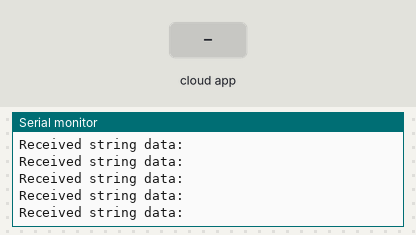
A program run on a simulated ESP32. Shown: the last lines printed to the serial monitor. Inputs (shaded band) come from the test bench. WiFi joins after 1.5 s; servers stay silent unless stated; the Firebase database answers and starts empty.

Above: at 2.7 s.
2.8 s: the phone or cloud app sets stringData1 to 0
At 2.99 s:
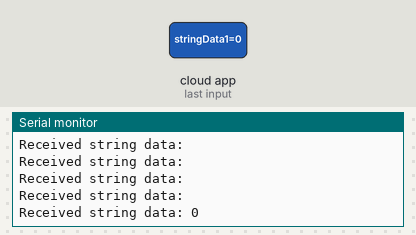
5.8 s: the phone or cloud app sets stringData1 to 1
At 5.99 s:
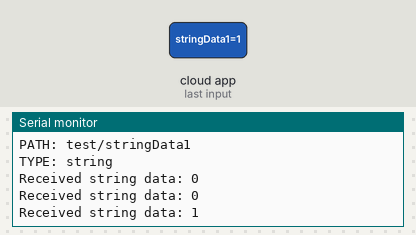

Measured:
- after the input at 2.8 s, the serial monitor: prints a new line after 0.06 s (image 1)
- after the input at 5.8 s, the serial monitor: prints a new line after 0.06 s (image 2)

The program:

main.cpp
```cpp
#include <Arduino.h>
#include <WiFi.h>
#include <Firebase_ESP_Client.h>

// Provide the token generation process info.
#include "addons/TokenHelper.h"
// Provide the RTDB payload printing info and other helper functions.
#include "addons/RTDBHelper.h"

// Wi-Fi and Firebase credentials
#define WIFI_SSID "Ravishka_Msi"
#define WIFI_PASSWORD "123456789"
#define API_KEY "AIzaSyCRIWwPiypjo5ukFPfwUAszsIcpa1_xFkg"
#define DATABASE_URL "https://smart-water-pump-8fa44-default-rtdb.firebaseio.com"

// Firebase objects
FirebaseData fbdo;
FirebaseAuth auth;
FirebaseConfig config;

unsigned long lastSendMillis = 0;

// Timers for separate calls
unsigned long floatDataTimer = 0;
unsigned long stringDataTimer = 0;
const unsigned long interval = 5000; // 5 seconds between each type of data send

bool signupOK = false;

void setup() {
  Serial.begin(115200);
  WiFi.begin(WIFI_SSID, WIFI_PASSWORD);
  Serial.print("Connecting to Wi-Fi");
  while (WiFi.status() != WL_CONNECTED) {
    Serial.print(".");
    delay(300);
  }
  Serial.println();
  Serial.print("Connected with IP: ");
  Serial.println(WiFi.localIP());
  Serial.println();

  // Assign Firebase config
  config.api_key = API_KEY;
  config.database_url = DATABASE_URL;

  // Sign up to Firebase
  if (Firebase.signUp(&config, &auth, "", "")) {
    Serial.println("Firebase Connected");
    signupOK = true;
  } else {
    Serial.printf("%s\n", config.signer.signupError.message.c_str());
  }

  // Firebase token status callback
  config.token_status_callback = tokenStatusCallback;
  Firebase.begin(&config, &auth);
  Firebase.reconnectWiFi(true);
}

// Send an integer to Firebase
void send_int(int intdata, String intpath) {
  if (Firebase.ready() && signupOK) {
    if (Firebase.RTDB.setInt(&fbdo, intpath, intdata)) {
      Serial.println("PASSED");
      Serial.println("PATH: " + fbdo.dataPath());
      Serial.println("TYPE: " + fbdo.dataType());
    } else {
      Serial.println("FAILED");
      Serial.println("REASON: " + fbdo.errorReason());
    }
  }
}

// Send a float to Firebase
void send_float(float floatdata, String floatpath) {
  if (Firebase.ready() && signupOK) {
    if (Firebase.RTDB.setFloat(&fbdo, floatpath, floatdata)) {
      Serial.println("PASSED");
      Serial.println(floatdata);
      Serial.println("PATH: " + fbdo.dataPath());
      Serial.println("TYPE: " + fbdo.dataType());
    } else {
      Serial.println("FAILED");
      Serial.println("REASON: " + fbdo.errorReason());
    }
  }
}

// Send a string to Firebase
void send_Message(String message, String databasePath) {
  if (Firebase.ready() && signupOK) {
    if (Firebase.RTDB.setString(&fbdo, databasePath.c_str(), message)) {
      Serial.println("PASSED");
      Serial.println(message);
      Serial.println("PATH: " + fbdo.dataPath());
      Serial.println("TYPE: " + fbdo.dataType());
    } else {
      Serial.println("FAILED");
      Serial.println("REASON: " + fbdo.errorReason());
    }
  }
}


String readString(String path)
{
    String receivedString = ""; // Initialize an empty string to hold the result
    // Read data from the Firebase path
    if (Firebase.RTDB.getString(&fbdo, path))
    {
        if (fbdo.dataType() == "string")
        {
            receivedString = fbdo.stringData();
            Serial.println("Received string data: " + receivedString);
        }
        else
        {
            Serial.println("Data is not a string!");
        }
    }
    else
    {
        Serial.println("Failed to read string data. Reason: " + fbdo.errorReason());
    }
    return receivedString; // Return the string data
}
float readFloat(String path)
{
    float receivedFloat = 0.0; // Default value if reading fails

    // Read data from the Firebase path
    if (Firebase.RTDB.getFloat(&fbdo, path))
    {
        if (fbdo.dataType() == "float")
        {
            receivedFloat = fbdo.floatData();
            Serial.println("Received float data: " + String(receivedFloat, 2)); // Print with 2 decimal places
        }
        else
        {
            Serial.println("Data is not a float!");
        }
    }
    else
    {
        Serial.println("Failed to read float data. Reason: " + fbdo.errorReason());
    }

    return receivedFloat; // Return the float data
}
int readInt(String path)
{
    int receivedInt = 0; // Default value if reading fails

    // Read data from the Firebase path
    if (Firebase.RTDB.getInt(&fbdo, path))
    {
        if (fbdo.dataType() == "int")
        {
            receivedInt = fbdo.intData();
            Serial.println("Received integer data: " + String(receivedInt));
        }
        else
        {
            Serial.println("Data is not an integer!");
        }
    }
    else
    {
        Serial.println("Failed to read integer data. Reason: " + fbdo.errorReason());
    }

    return receivedInt; // Return the integer data
}


void loop() {
  // Get the current time
  unsigned long currentMillis = millis();

  // Send float data every 5 seconds
  if (currentMillis - floatDataTimer >= interval) {
    floatDataTimer = currentMillis;
    send_float(23.81, "test/float");
    send_float(2.10, "test/float1");
  }

  // Send string data every 10 seconds
  if (currentMillis - stringDataTimer >= interval * 2) { // 10 seconds interval
    stringDataTimer = currentMillis;
    send_Message("Hi", "test/stringData");
    send_Message("LOW", "test/stringData1");
  }

  String data = readString("test/stringData1");
}
```
